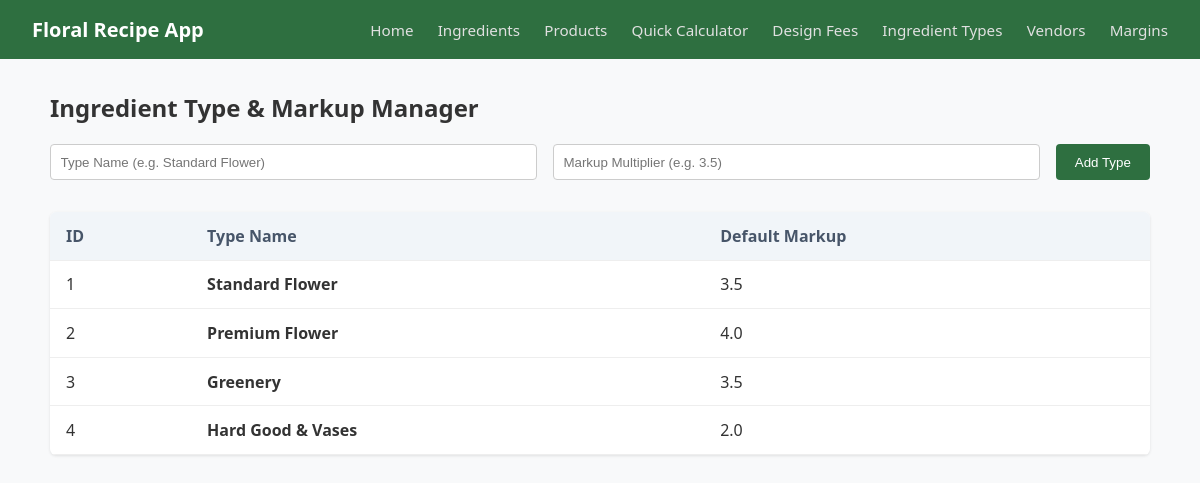
/ingredient-types, run on the app's committed database.
### models.py (models this page shows, shortened)
class IngredientType(db.Model):
    __tablename__ = 'ingredient_types'
    id = db.Column(db.Integer, primary_key=True)
    name = db.Column(db.String(50), nullable=False, unique=True) # e.g. Flower, Filler, Supply
    markup = db.Column(db.Float, default=4.0) # Multiplier
    ingredients = db.relationship('Ingredient', backref='type_info', lazy=True)

### app.py (the view, shortened to what this page needs)
@app.route('/ingredient-types', methods=['GET', 'POST'])
def ingredient_types():
    all_types = models.IngredientType.query.all()
    return render_template('ingredient_types.html', types=all_types)

### templates/ingredient_types.html (shortened to what this page needs)
{% extends 'base.html' %}
{% block content %}
<h2>Ingredient Type & Markup Manager</h2>
<form method="POST" class="form-inline">
    <input type="text" name="name" placeholder="Type Name (e.g. Standard Flower)" required>
    <input type="number" step="0.1" name="markup" placeholder="Markup Multiplier (e.g. 3.5)" required>
    <button type="submit">Add Type</button>
</form>
<table class="data-table">
    <thead>
        <tr>
            <th>ID</th>
            <th>Type Name</th>
            <th>Default Markup</th>
        </tr>
    </thead>
    <tbody>
        {% for type in types %}
        <tr>
            <td>{{ type.id }}</td>
            <td><strong>{{ type.name }}</strong></td>
            <td>{{ type.markup }}</td>
        </tr>
        {% else %}
        <tr><td colspan="3">No ingredient types found.</td></tr>
        {% endfor %}
    </tbody>
</table>
{% endblock %}

### static/css/main.css (style rules this page uses)
body { font-family: 'Segoe UI', 'Segoe UI', Tahoma, Geneva, Verdana, sans-serif; background-color: #f8f9fa; color: #333333; margin: 0; padding: 0; }
.form-inline { display: flex; gap: 1rem; margin-bottom: 2rem; }
.form-inline input { padding: 0.6rem; border: 1px solid #ccc; border-radius: 4px; flex: 1; }
.form-inline button { background-color: #2e6f40; color: white; border: none; padding: 0.6rem 1.2rem; border-radius: 4px; cursor: pointer; }
.data-table { width: 100%; border-collapse: collapse; background: white; border-radius: 6px; overflow: hidden; box-shadow: 0 1px 3px rgba(0, 0, 0, 0.1); }
.data-table th, .data-table td { padding: 0.8rem 1rem; text-align: left; border-bottom: 1px solid #eee; }
.data-table th { background-color: #f1f5f9; color: #475569; }

### data on the page
IngredientType: id "1", name "Standard Flower", markup "3.5"
IngredientType: id "2", name "Premium Flower", markup "4.0"
IngredientType: id "3", name "Greenery", markup "3.5"
IngredientType: id "4", name "Hard Good & Vases", markup "2.0"
